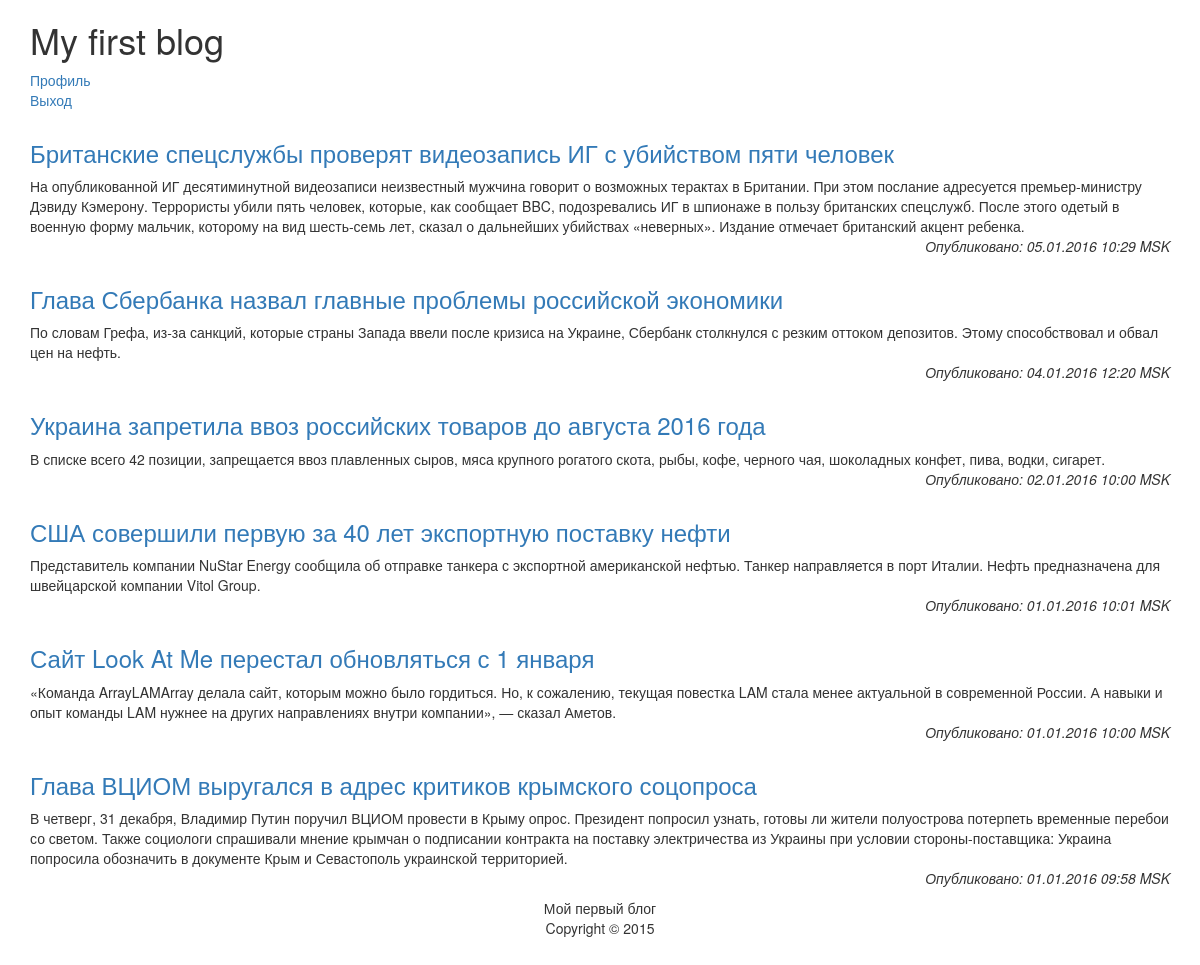
/ (signed in), run on the app's committed database.
### tables this page shows
CREATE TABLE "articles" (
	`id`	INTEGER NOT NULL PRIMARY KEY AUTOINCREMENT,
	`title`	TEXT,
	`content`	TEXT,
	`timestamp`	INTEGER
);

### includes/class/articles.php (called while the page is built, shortened)
<?php
class Articles {
	private $db;
	private $date_format;
	public function __construct($db, $date_format = 'd.m.Y H:i T') {
		$this->db = $db;
		$this->date_format = $date_format;
	}
	public function get_all() {
		$return = false;
		if ($this->db) {
			$query = "SELECT * FROM articles ORDER BY timestamp DESC;";
			$result = $this->db->query($query);
			if($result) {
				while (true) {
					$row = $result->fetchArray(SQLITE3_ASSOC);
					if ($row) {
						$row['date'] = date($this->date_format, $row['timestamp']);
						$return[] = $row;
					} else {
						break;
					}
				}
			}
		}
		return $return;
	}
}
?>

### includes/sections.php (called while the page is built, shortened)
<?php
$section = isset($_GET['section']) ? $_GET['section'] : null;
switch ($section) {
	default:
		require_once(CLASS_DIR.'articles.php');
		$article_list = (new Articles($db))->get_all();
		break;
}
?>

### index.php (called while the page is built, shortened)
<?php
require_once ROOT_DIR.'preamble.php';
require_once CLASS_DIR.'blog.php';
$blog = new Blog($db);
require_once INCLUDE_DIR.'sections.php';
include TEMPLATE_DIR.'main.php';
?>

### includes/templates/article_list.php (the view)
<?php foreach($article_list as $article) : ?>
<div class='article'>
  <a href='<?=ROOT_DIR.'?section=article&id='.$article['id']?>'><h3><?=$article['title']?></h3></a>
  <?=$blog->parse($article['content'])[0]?>
  <p class='date'>Опубликовано: <?=$article['date']?></p>
</div>
<?php endforeach; ?>

### includes/class/blog.php (shortened to what this page needs)
<?php
class Blog {
	public function parse($str) {
		$str_formated = explode("\r\n", $str);
		$tags_pseudo = array ('[b]', '[/b]', '[em]', '[/em]', '[url]', '[/url/]', '[/url]', '[img]', '[/img]');
		$tags_html = array ('<strong>', '</strong>', '<em>', '</em>', '<a href="', '">', '</a>', '<img src="', '">');
		return $str_formated;
	}
}
?>

### style/style.css (style rules this page uses)
.article { margin-top: 30px; }
.article p.date { text-align: right; font-style: italic; }

### data on the page
articles: title "Британские спецслужбы проверят видеозапись ИГ с убийством пяти человек", parse "На опубликованной ИГ десятиминутной видеозаписи неизвестный мужчина говорит о возможных терактах в Британии. При этом послание адресуется премьер-министру Дэвиду Кэмерону. Террористы убили пять человек, которые, как сообщает BBC, подозревались ИГ в шпионаже в пользу британских спецслужб. После этого одетый в военную форму мальчик, которому на вид шесть-семь лет, сказал о дальнейших убийствах «неверных». Издание отмечает британский акцент ребенка.", date "05.01.2016 10:29 MSK"
articles: title "Глава Сбербанка назвал главные проблемы российской экономики", parse "По словам Грефа, из-за санкций, которые страны Запада ввели после кризиса на Украине, Сбербанк столкнулся с резким оттоком депозитов. Этому способствовал и обвал цен на нефть.", date "04.01.2016 12:20 MSK"
articles: title "Украина запретила ввоз российских товаров до августа 2016 года", parse "В списке всего 42 позиции, запрещается ввоз плавленных сыров, мяса крупного рогатого скота, рыбы, кофе, черного чая, шоколадных конфет, пива, водки, сигарет.", date "02.01.2016 10:00 MSK"
articles: title "США совершили первую за 40 лет экспортную поставку нефти", content "Представитель компании NuStar Energy сообщила об отправке танкера с экспортной американской нефтью. Танкер направляется в порт Италии. Нефть предназначена для швейцарской компании Vitol Group.", date "01.01.2016 10:01 MSK"
articles: title "Сайт Look At Me перестал обновляться с 1 января", parse "«Команда LAM делала сайт, которым можно было гордиться. Но, к сожалению, текущая повестка LAM стала менее актуальной в современной России. А навыки и опыт команды LAM нужнее на других направлениях внутри компании», — сказал Аметов.", date "01.01.2016 10:00 MSK"
articles: title "Глава ВЦИОМ выругался в адрес критиков крымского соцопроса", content "В четверг, 31 декабря, Владимир Путин поручил ВЦИОМ провести в Крыму опрос. Президент попросил узнать, готовы ли жители полуострова потерпеть временные перебои со светом. Также социологи спрашивали мнение крымчан о подписании контракта на поставку электричества из Украины при условии стороны-поставщика: Украина попросила обозначить в документе Крым и Севастополь украинской территорией.", date "01.01.2016 09:58 MSK"

### other printed values
$blog->get_title() "My first blog"
$item['name'] "Профиль"
$item['name'] "Выход"
